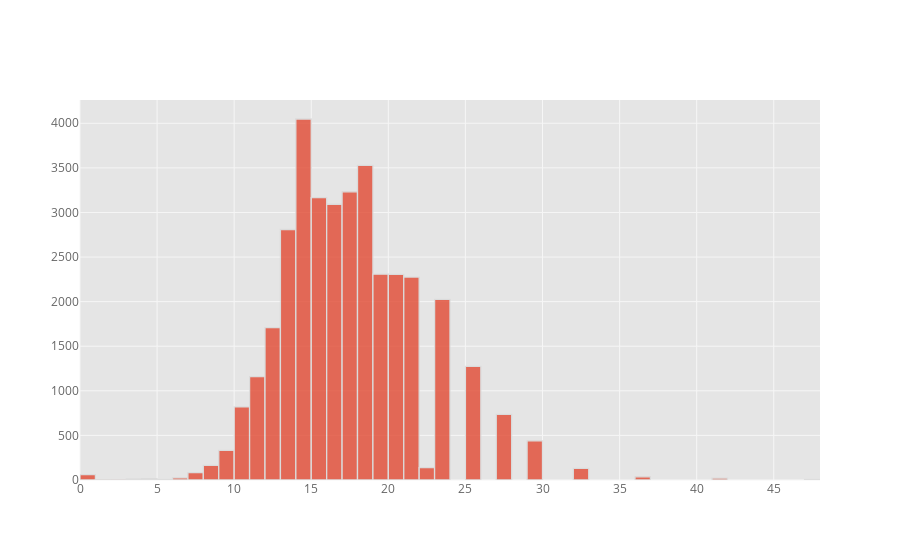

This figure's notebook cell:
### Code cell
data['Fuel Barrels/Year'].iplot(kind='hist', bins=50)

### Figure 1 — Plotly figure (JSON) as saved in the notebook; plotly's stock layout.template omitted (floating-point values rounded to 4 significant figures; data arrays with more than 128 entries replaced by an {"elided": "..."} marker saying what was removed)
{"data": [{"histfunc": "count", "histnorm": "", "marker": {"color": "rgba(226, 74, 51, 1.0)", "line": {"color": "#D9D9D9", "width": 1.3}}, "name": "Fuel Barrels/Year", "nbinsx": 50, "opacity": 0.8, "orientation": "v", "type": "histogram", "uid": "2d04b43b-06e5-482b-8e4b-6948c6093a87", "x": {"elided": "35952 float values"}}], "layout": {"barmode": "overlay", "legend": {"bgcolor": "#FFFFFF", "font": {"color": "#666666"}}, "paper_bgcolor": "#FFFFFF", "plot_bgcolor": "#E5E5E5", "title": {"font": {"color": "#151516"}}, "xaxis": {"gridcolor": "#F6F6F6", "showgrid": true, "tickfont": {"color": "#666666"}, "title": {"font": {"color": "#666666"}, "text": ""}, "zerolinecolor": "#F6F6F6"}, "yaxis": {"gridcolor": "#F6F6F6", "showgrid": true, "tickfont": {"color": "#666666"}, "title": {"font": {"color": "#666666"}, "text": ""}, "zerolinecolor": "#F6F6F6"}}}
